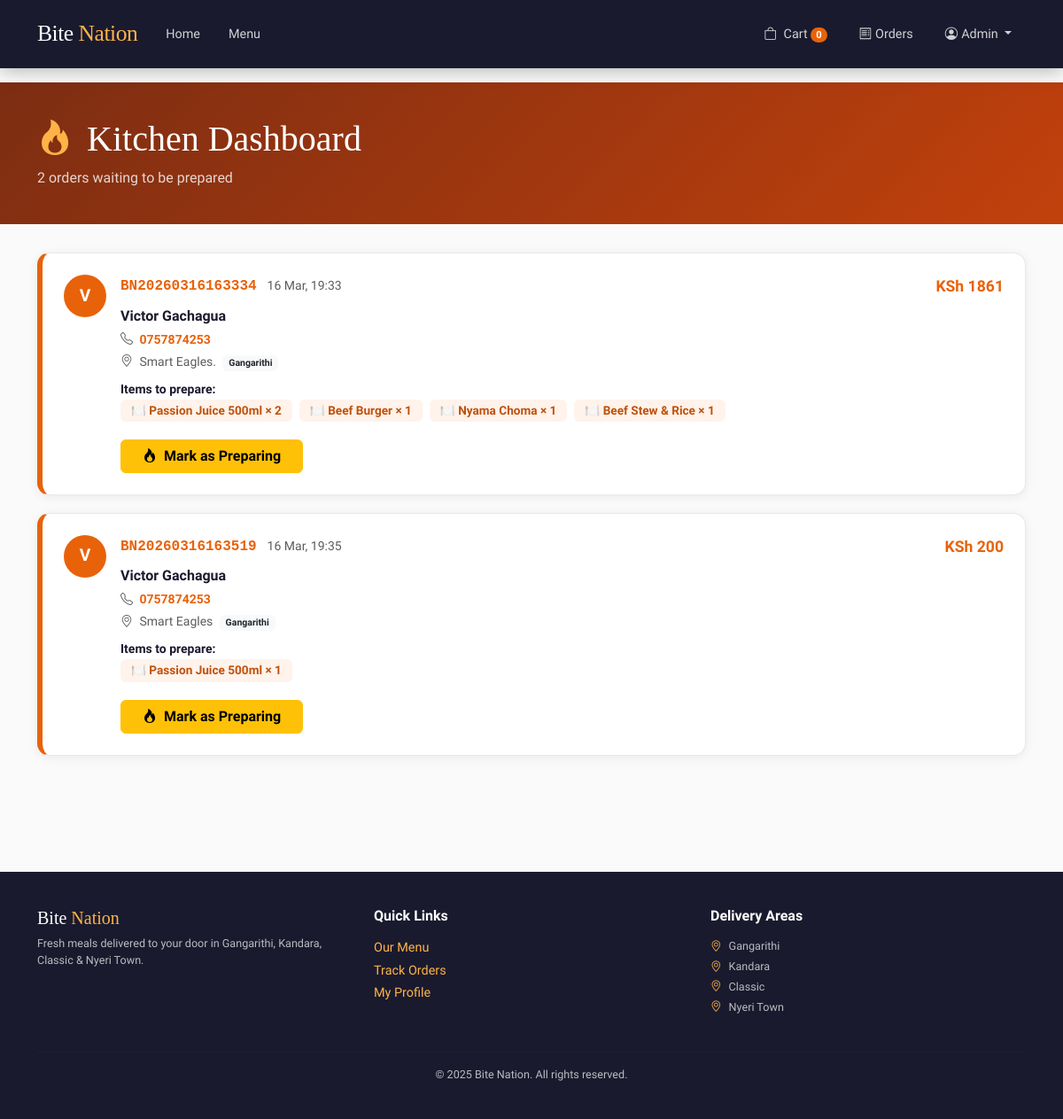
/kitchen/ (signed in), run on the app's committed database.
### core/models.py (models this page shows, shortened)
class User(AbstractUser):
    ROLE_CHOICES = [
        ('customer', 'Customer'),
        ('kitchen', 'Kitchen Admin'),
        ('delivery', 'Delivery Admin'),
        ('admin', 'Admin'),
    ]
    phone = models.CharField(max_length=20, default='')
    address = models.TextField(default='')
    role = models.CharField(max_length=20, choices=ROLE_CHOICES, default='customer')
    email_verified = models.BooleanField(default=False)
    email_token = models.CharField(max_length=64, default='', blank=True)
    otp_code = models.CharField(max_length=6, default='', blank=True)
    otp_expires = models.DateTimeField(null=True, blank=True)

class Order(models.Model):
    PAYMENT_STATUS = [
        ('pending', 'Pending'),
        ('paid', 'Paid'),
        ('failed', 'Failed'),
    ]
    DELIVERY_STATUS = [
        ('pending', 'Pending'),
        ('preparing', 'Preparing'),
        ('on_the_way', 'On the Way'),
        ('delivered', 'Delivered'),
    ]
    order_number = models.CharField(max_length=50, unique=True)
    user = models.ForeignKey(User, on_delete=models.CASCADE, related_name='orders')
    delivery_area = models.ForeignKey(DeliveryArea, on_delete=models.SET_NULL, null=True, blank=True)
    delivery_address = models.TextField()
    delivery_phone = models.CharField(max_length=20)
    subtotal = models.DecimalField(max_digits=10, decimal_places=2)
    delivery_fee = models.DecimalField(max_digits=8, decimal_places=2, default=100)
    total = models.DecimalField(max_digits=10, decimal_places=2)
    payment_status = models.CharField(max_length=20, choices=PAYMENT_STATUS, default='pending')
    delivery_status = models.CharField(max_length=20, choices=DELIVERY_STATUS, default='pending')
    mpesa_checkout_id = models.CharField(max_length=200, default='', blank=True)
    mpesa_receipt = models.CharField(max_length=100, default='', blank=True)
    notes = models.TextField(default='', blank=True)
    created_at = models.DateTimeField(auto_now_add=True)
    delivered_at = models.DateTimeField(null=True, blank=True)
    class Meta:
        ordering = ['-created_at']

class DeliveryArea(models.Model):
    name = models.CharField(max_length=100, unique=True)
    delivery_fee = models.DecimalField(max_digits=8, decimal_places=2, default=100)
    is_active = models.BooleanField(default=True)
    created_at = models.DateTimeField(auto_now_add=True)
    class Meta:
        ordering = ['name']

class OrderItem(models.Model):
    order = models.ForeignKey(Order, on_delete=models.CASCADE, related_name='items')
    food_item = models.ForeignKey(FoodItem, on_delete=models.SET_NULL, null=True)
    food_name = models.CharField(max_length=200)
    quantity = models.PositiveIntegerField()
    unit_price = models.DecimalField(max_digits=10, decimal_places=2)

### core/views.py (the view)
# urls.py: path('kitchen/', views.kitchen_dashboard, name='kitchen_dashboard'),
@kitchen_required
def kitchen_dashboard(request):
    orders = Order.objects.filter(
        payment_status='paid', delivery_status='pending'
    ).prefetch_related('items').select_related('user', 'delivery_area').order_by('created_at')
    return render(request, 'kitchen/dashboard.html', {'orders': orders})

### core/views.py (called while the page is built)
def role_required(*roles):
    def decorator(f):
        @wraps(f)
        def wrapped(request, *args, **kwargs):
            if not request.user.is_authenticated:
                messages.warning(request, 'Please log in to continue.')
                return redirect('login')
            if request.user.is_superuser or request.user.role in roles:
                return f(request, *args, **kwargs)
            messages.error(request, 'Access denied.')
            return redirect('index')
        return wrapped
    return decorator

### core/templates/kitchen/dashboard.html (shortened to what this page needs)
{% extends "core/base.html" %}
{% block content %}
<div class="kitchen-header">
  <div class="container">
    <h1 style="font-family:'Libre Baskerville',serif;"><i class="bi bi-fire me-3" style="color:var(--accent);"></i>Kitchen Dashboard</h1>
    <p class="mb-0 mt-2" style="opacity:0.8;">{{ orders|length }} order{{ orders|length|pluralize }} waiting to be prepared</p>
  </div>
</div>
<div class="container pb-5">
  {% if orders %}
    {% for order in orders %}
    <div class="order-card">
      <div class="d-flex gap-3 align-items-start">
        <div class="avatar">{{ order.user.first_name.0|default:order.user.username.0|upper }}</div>
        <div class="flex-grow-1">
          <div class="d-flex flex-wrap justify-content-between gap-2 mb-2">
            <div>
              <code class="fw-bold fs-6" style="color:var(--primary);">{{ order.order_number }}</code>
              <span class="text-muted small ms-2">{{ order.created_at|date:"d M, H:i" }}</span>
            </div>
            <span class="fw-bold" style="color:var(--primary);font-size:1.1rem;">KSh {{ order.total|floatformat:0 }}</span>
          </div>
          <div class="fw-bold mb-1">{{ order.user.first_name|default:order.user.username }}</div>
          <div class="mb-1 small">
            <i class="bi bi-telephone me-1 text-muted"></i>
            <a href="tel:{{ order.delivery_phone }}" class="text-decoration-none fw-bold" style="color:var(--primary);">{{ order.delivery_phone }}</a>
          </div>
          <div class="mb-1 small text-muted">
            <i class="bi bi-geo-alt me-1"></i> {{ order.delivery_address }}
            {% if order.delivery_area %} <span class="badge bg-light text-dark ms-1">{{ order.delivery_area.name }}</span>{% endif %}
          </div>
          <div class="mb-3 mt-2">
            <strong class="small">Items to prepare:</strong><br>
            {% for oi in order.items.all %}
            <span class="badge me-1 mb-1" style="background:var(--primary-light);color:var(--primary-dark);font-size:0.85rem;padding:6px 12px;">
              🍽️ {{ oi.food_name }} × {{ oi.quantity }}
            </span>
            {% endfor %}
          </div>
          <form method="POST" action="{% url 'mark_preparing' order.id %}">
            <button type="submit" class="btn btn-warning fw-bold px-4">
              <i class="bi bi-fire me-2"></i>Mark as Preparing
            </button>
          </form>
        </div>
      </div>
    </div>
    {% endfor %}
  {% else %}
  <div class="text-center py-5">
    <div style="font-size:4rem;" class="mb-3">✅</div>
    <h4 class="fw-bold">Kitchen is clear!</h4>
    <p class="text-muted">No paid orders waiting to be prepared right now.</p>
  </div>
  {% endif %}
</div>
{% endblock %}

### core/templates/core/base.html (shortened to what this page needs)
<!DOCTYPE html>
<html lang="en">
<head>
  <link href="https://cdn.jsdelivr.net/npm/bootstrap@5.3.2/dist/css/bootstrap.min.css" rel="stylesheet">
  <link href="https://cdn.jsdelivr.net/npm/bootstrap-icons@1.11.3/font/bootstrap-icons.css" rel="stylesheet">
</head>
<body>
<nav class="navbar navbar-expand-lg">
  <div class="container">
    <a class="navbar-brand" href="{% url 'index' %}">Bite <span>Nation</span></a>
    <div class="collapse navbar-collapse" id="navMain">
      <ul class="navbar-nav me-auto">
        <li class="nav-item"><a class="nav-link" href="{% url 'index' %}">Home</a></li>
        <li class="nav-item"><a class="nav-link" href="{% url 'menu' %}">Menu</a></li>
      </ul>
      <ul class="navbar-nav ms-auto align-items-center gap-1">
        {% if user.is_authenticated %}
          <li class="nav-item">
            <a class="nav-link position-relative" href="{% url 'cart' %}">
              <i class="bi bi-bag me-1"></i> Cart
              <span class="cart-badge" id="nav-cart-count">0</span>
            </a>
          </li>
          <li class="nav-item"><a class="nav-link" href="{% url 'my_orders' %}"><i class="bi bi-receipt me-1"></i>Orders</a></li>
          <li class="nav-item dropdown">
            <a class="nav-link dropdown-toggle" href="#" data-bs-toggle="dropdown">
              <i class="bi bi-person-circle me-1"></i>{{ user.first_name|default:user.username }}
            </a>
          </li>
        {% else %}
          <li class="nav-item"><a class="nav-link" href="{% url 'login' %}">Login</a></li>
          <li class="nav-item">
            <a class="btn btn-primary btn-sm px-3 ms-2" href="{% url 'register' %}">Sign Up</a>
          </li>
        {% endif %}
      </ul>
    </div>
  </div>
</nav>
{% block content %}{% endblock %}
<footer>
  <div class="container">
    <div class="row g-4">
      <div class="col-md-4">
        <h5 style="font-family:'Libre Baskerville',serif; color:white;">Bite <span style="color:var(--accent);">Nation</span></h5>
        <p class="mt-2 small">Fresh meals delivered to your door in Gangarithi, Kandara, Classic &amp; Nyeri Town.</p>
      </div>
      <div class="col-md-4">
        <h6 class="text-white fw-bold mb-3">Quick Links</h6>
        <div class="d-flex flex-column gap-1">
          <a href="{% url 'menu' %}">Our Menu</a>
          <a href="{% url 'my_orders' %}">Track Orders</a>
          <a href="{% url 'profile' %}">My Profile</a>
        </div>
      </div>
      <div class="col-md-4">
        <h6 class="text-white fw-bold mb-3">Delivery Areas</h6>
        <p class="small mb-1"><i class="bi bi-geo-alt me-2" style="color:var(--accent);"></i>Gangarithi</p>
        <p class="small mb-1"><i class="bi bi-geo-alt me-2" style="color:var(--accent);"></i>Kandara</p>
        <p class="small mb-1"><i class="bi bi-geo-alt me-2" style="color:var(--accent);"></i>Classic</p>
        <p class="small"><i class="bi bi-geo-alt me-2" style="color:var(--accent);"></i>Nyeri Town</p>
      </div>
    </div>
    <hr class="mt-4" style="border-color: rgba(255,255,255,0.1);">
    <p class="text-center mb-0 small">&copy; 2025 Bite Nation. All rights reserved.</p>
  </div>
</footer>
</body>
</html>

### data on the page
User: first_name "Admin"
Order: user.first_name.0 "V", order_number "BN20260316163334", created_at "16 Mar, 19:33", total "1861", user.first_name "Victor Gachagua", delivery_phone "0757874253", delivery_address "Smart Eagles.", delivery_area.name "Gangarithi"
OrderItem: food_name "Passion Juice 500ml", quantity "2"
OrderItem: food_name "Beef Burger", quantity "1"
OrderItem: food_name "Nyama Choma", quantity "1"
OrderItem: food_name "Beef Stew & Rice", quantity "1"
Order: user.first_name.0 "V", order_number "BN20260316163519", created_at "16 Mar, 19:35", total "200", user.first_name "Victor Gachagua", delivery_phone "0757874253", delivery_address "Smart Eagles", delivery_area.name "Gangarithi"
OrderItem: food_name "Passion Juice 500ml", quantity "1"

### other printed values
{{ orders|length }} "2"
